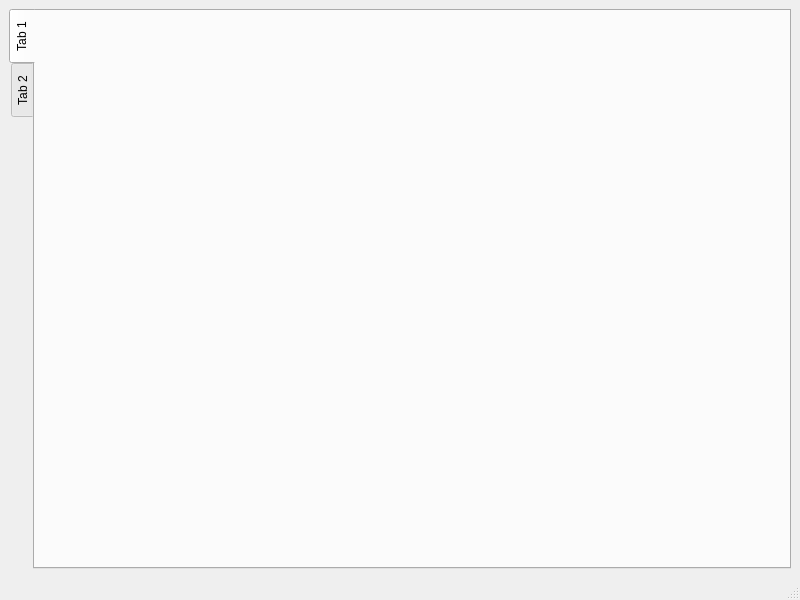
<?xml version="1.0" encoding="UTF-8"?>
<ui version="4.0">
 <class>MainWindow</class>
 <widget class="QMainWindow" name="MainWindow">
  <property name="geometry">
   <rect>
    <x>0</x>
    <y>0</y>
    <width>800</width>
    <height>600</height>
   </rect>
  </property>
  <property name="windowTitle">
   <string>MainWindow</string>
  </property>
  <widget class="QWidget" name="centralwidget">
   <layout class="QGridLayout" name="gridLayout">
    <item row="0" column="0">
     <layout class="QVBoxLayout" name="verticalLayout_centralWidget">
      <item>
       <widget class="QTabWidget" name="tabWidget_centralWidget">
        <property name="tabPosition">
         <enum>QTabWidget::TabPosition::West</enum>
        </property>
        <property name="tabShape">
         <enum>QTabWidget::TabShape::Rounded</enum>
        </property>
        <widget class="QWidget" name="tab">
         <attribute name="title">
          <string>Tab 1</string>
         </attribute>
        </widget>
        <widget class="QWidget" name="tab_2">
         <attribute name="title">
          <string>Tab 2</string>
         </attribute>
        </widget>
       </widget>
      </item>
     </layout>
    </item>
   </layout>
  </widget>
  <widget class="QMenuBar" name="menubar">
   <property name="geometry">
    <rect>
     <x>0</x>
     <y>0</y>
     <width>800</width>
     <height>33</height>
    </rect>
   </property>
  </widget>
  <widget class="QStatusBar" name="statusbar"/>
 </widget>
 <resources/>
 <connections/>
</ui>
